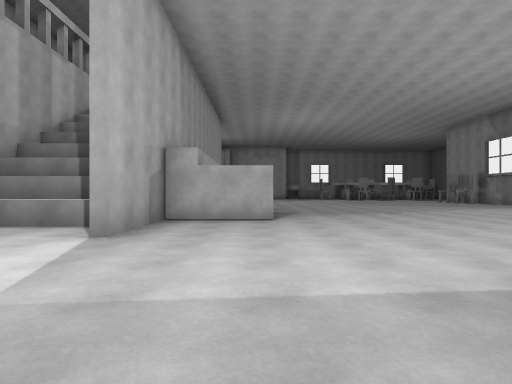
[1] (above)

22 first-person views from a walk through a Unity game level. The camera is 1.3 m above the floor, looks level and sees 75° across. The floor is counted in squares, 2 m on a side. Each view is taken from the middle of a square. On the plan, view 1 faces up. The plan holds only what a view shows up to about 10 squares ahead; the rest is blank. The player character is not drawn.

[2]
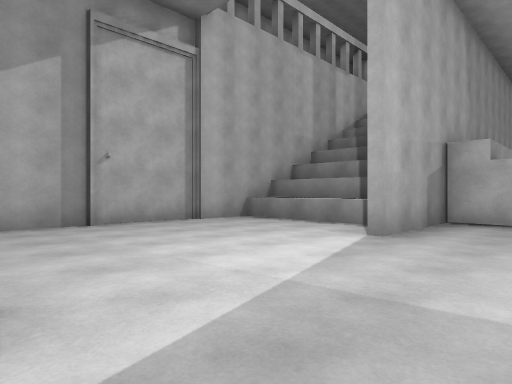

[3]
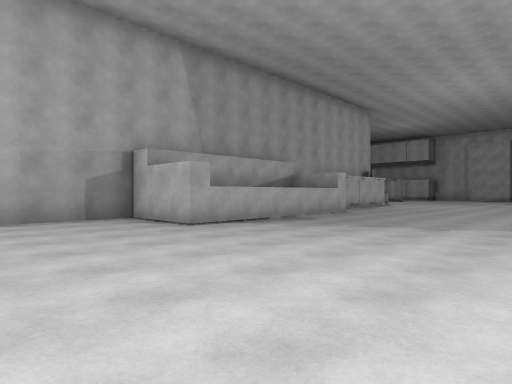

[4]
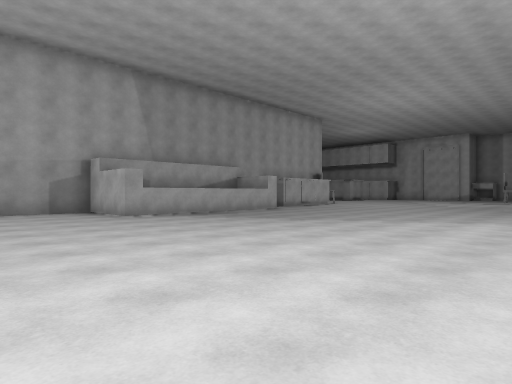

[5]
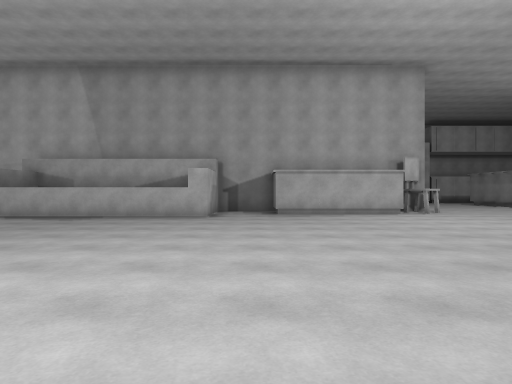

[6]
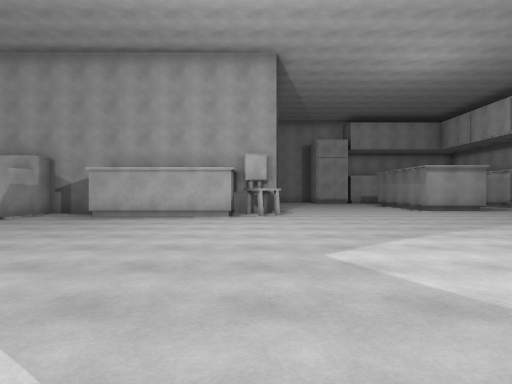

[7]
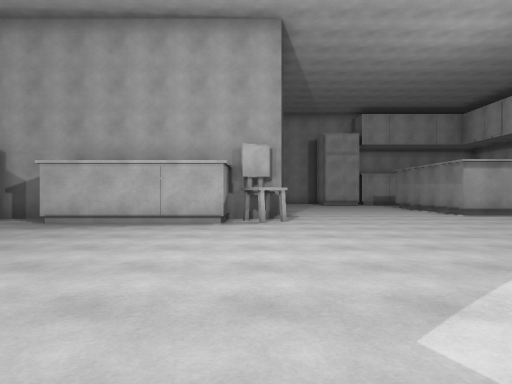

[8]
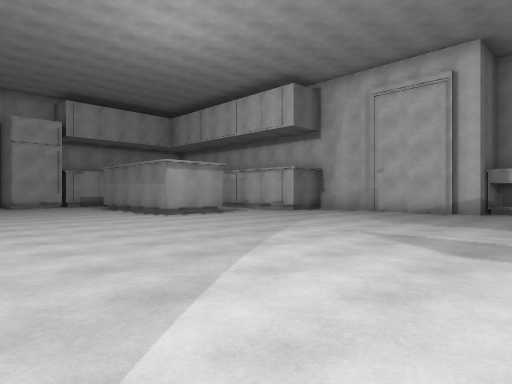

[9]
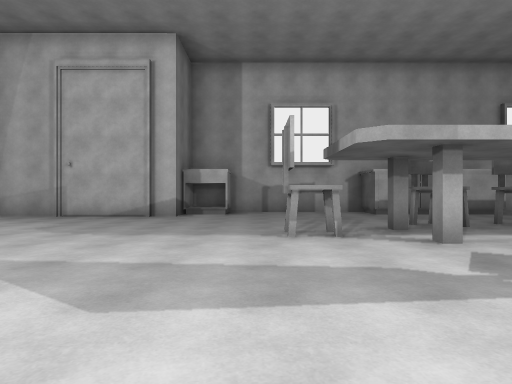

[10]
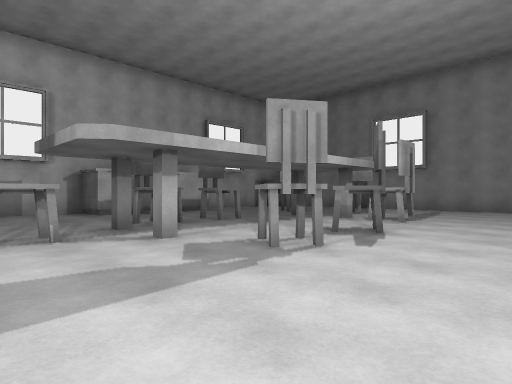

[11]
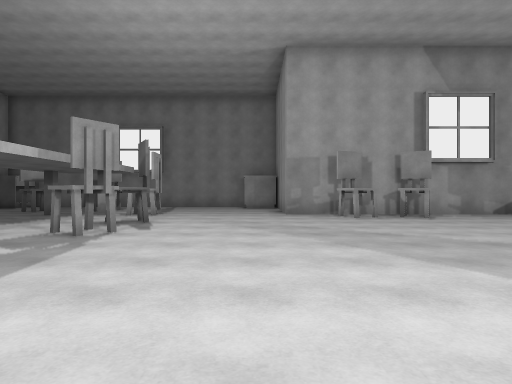

[12]
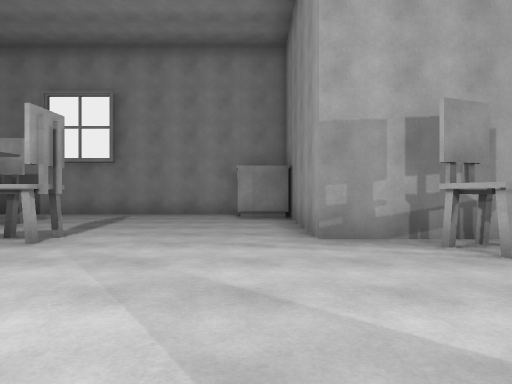

[13]
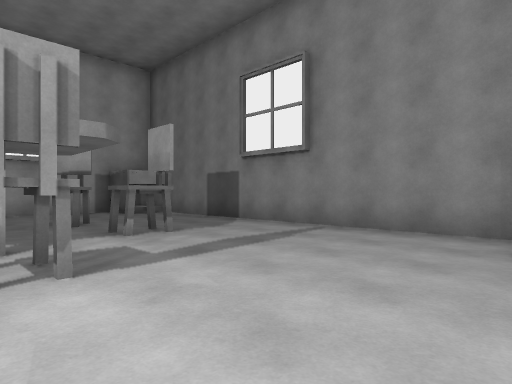

[14]
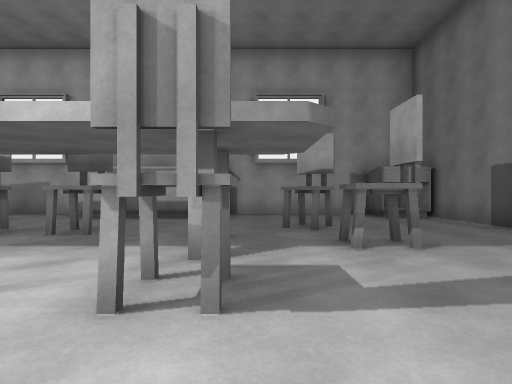

[15]
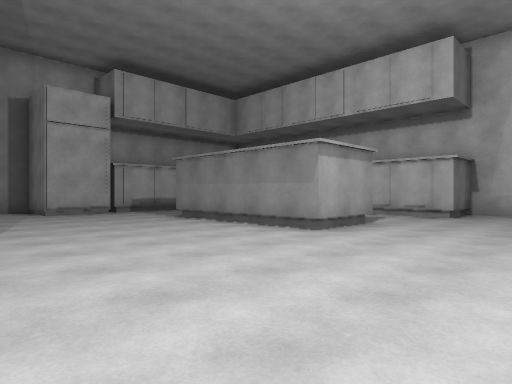

[16]
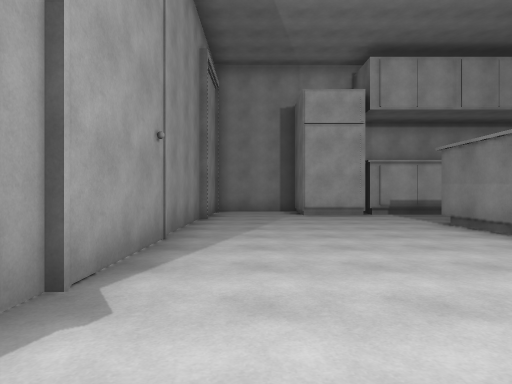

[17]
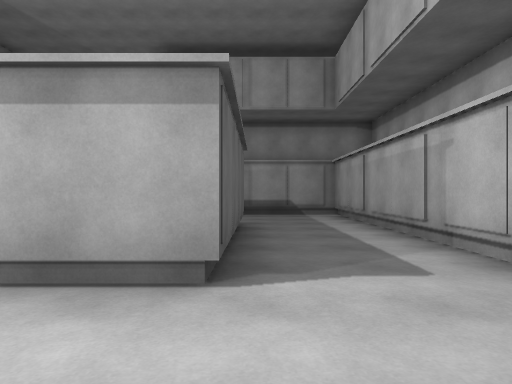

[18]
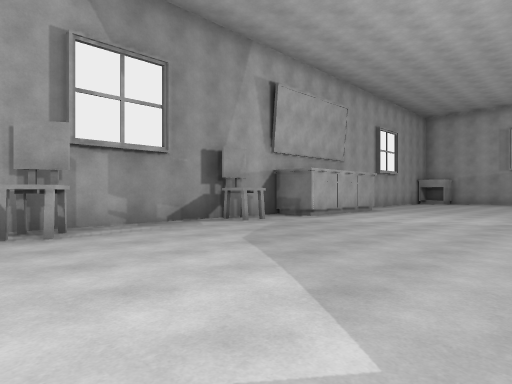

[19]
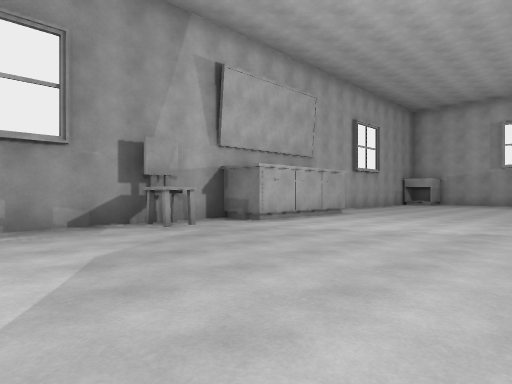

[20]
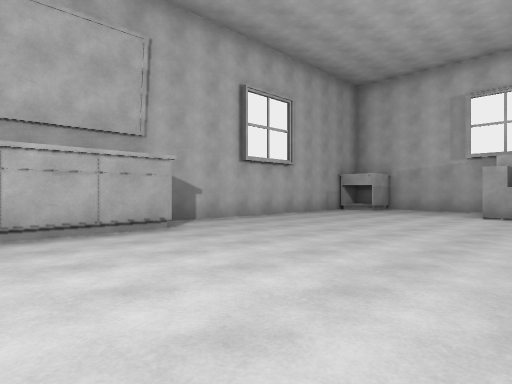

[21]
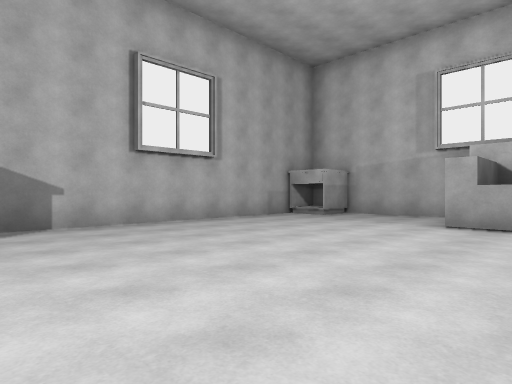

[22]
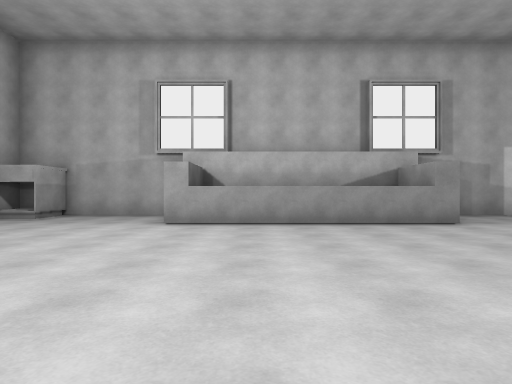

### Floor plan
Points are (right, up) in squares from view 1. A wall is a line through its corners. A room is listed if a view was taken in it or the views show most of it. See-through windows are left out.
Room 1 (views 1, 2, 3, 4, 5, 6, 7, 8, 9, 10, 11, 12, 13, 14, 15, 16, 17, 18, 19, 20, 21, 22)
walls: (-2.1, 20.6) (-2.1, 19.3) (-0.8, 19.3) (-0.8, 15.5); (-2.1, 14.8) (-2.1, 13.8) (0.4, 13.8) (0.4, 7.7) (-2.1, 7.7) (-2.1, 4.8); (11.3, 8.8) (11.3, 12.6) (12.6, 12.6) (12.6, 22.1) (16.4, 22.1); (-3.5, 7.3) (-6.6, 7.3) (-6.6, 4.6); (17.6, 23.5) (17.6, 33); (-7.2, 27.8) (-3.2, 27.8) (-3.2, 25.8) (-7.8, 25.8); (2.9, 32.9) (2.9, 31.9) (-2.4, 31.9) (-2.4, 30.2) (-10.5, 30.2) (-10.5, 25.4); (-11, 20.7) (-2.8, 20.7); (1.8, 2.2) (7.9, 2.2); (12.2, 32.5) (8.4, 32.5) (8.4, 33.9) (5.5, 33.9); (-12.1, 23.1) (-12.1, 22.5); (-6.9, 4.8) (-6.9, 0.9); (12.6, 1.5) (12.6, 8.1); (8.5, -0.4) (11.2, -0.4); (-1.2, -0.4) (0.4, -0.4); (16.4, 33.9) (12.1, 33.9)
low walls: (-3, 6.3) (-6.6, 6.3)
objects: fridge (-12, 24) to (-11, 25); chair (-1, 20); other object (4, 33) to (4, 34); chair (6, 28); chair (8, 26) to (9, 26); chair (8, 29) to (9, 30); chair (10, 26); chair (10, 29); other object (12, 0); chair (12, 15); chair (12, 19); chair (12, 20); chair (12, 26); chair (14, 30); chair (15, 28); other object (17, 22) to (17, 23); other object (17, 33) to (17, 34)

Positions as (right, up) in squares from view 1, and headings:
1: (0, 0), facing up
2: (0, 0), facing up-left
3: (6, 4), facing up-left
4: (9, 4), facing up-left
5: (9, 15), facing left
6: (8, 20), facing left
7: (6, 20), facing left
8: (5, 21), facing up-left
9: (5, 23), facing up
10: (5, 23), facing up-right
11: (3, 23), facing right
12: (8, 23), facing right
13: (12, 23), facing up-right
14: (13, 24), facing up
15: (0, 21), facing up-left
16: (-1, 22), facing left
17: (-1, 28), facing left
18: (6, 20), facing down-right
19: (6, 18), facing down-right
20: (6, 12), facing down-right
21: (6, 9), facing down-right
22: (6, 9), facing down
